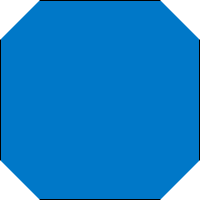
Frame 1 (no input)
Frame 2 (the mouse pressed at the canvas centre, redrawn once): identical to frame 1, image omitted

The p5.js sketch that drew this single still picture (run headless with seeded random() and noise() and a simulated clock; the mouse was pressed at the canvas centre and the sketch redrawn once):

// p5.js sketch
// ── sketch.js
function setup() {
  createCanvas(200, 200);
}

function draw() {
  noLoop();
  background(220);
  drawTile();
}

function drawTile(){
  //Start with blue Square tile
  fill(0, 120, 200);
  strokeWeight(2);
  square(0, 0, 200);

  //Add White Corners
  fill(255);
  strokeWeight(0);
  //top-left triangle
  triangle(0, 0, 40, 0, 0, 40);
  //top-right triangle
  triangle(200, 0, 160, 0, 200, 40);
  //bottom left triangle
  triangle(0, 200, 40, 200, 0, 160);
  //bottom right triangle
  triangle(200, 200, 160, 200, 200, 160);
}
